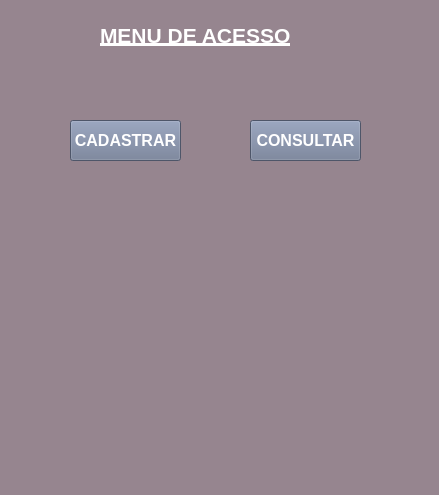
<?xml version="1.0" encoding="UTF-8"?>
<ui version="4.0">
 <class>MainWindow</class>
 <widget class="QMainWindow" name="MainWindow">
  <property name="geometry">
   <rect>
    <x>0</x>
    <y>0</y>
    <width>439</width>
    <height>495</height>
   </rect>
  </property>
  <property name="windowTitle">
   <string>MainWindow</string>
  </property>
  <property name="styleSheet">
   <string notr="true">background-color: rgb(150, 133, 143);</string>
  </property>
  <widget class="QWidget" name="centralwidget">
   <widget class="QLabel" name="label">
    <property name="geometry">
     <rect>
      <x>100</x>
      <y>20</y>
      <width>241</width>
      <height>31</height>
     </rect>
    </property>
    <property name="font">
     <font>
      <pointsize>16</pointsize>
      <weight>75</weight>
      <bold>true</bold>
      <underline>true</underline>
     </font>
    </property>
    <property name="styleSheet">
     <string notr="true">color: rgb(255, 255, 255);</string>
    </property>
    <property name="text">
     <string>MENU DE ACESSO</string>
    </property>
   </widget>
   <widget class="QPushButton" name="pushButton_3">
    <property name="geometry">
     <rect>
      <x>70</x>
      <y>120</y>
      <width>111</width>
      <height>41</height>
     </rect>
    </property>
    <property name="font">
     <font>
      <pointsize>12</pointsize>
      <weight>75</weight>
      <bold>true</bold>
     </font>
    </property>
    <property name="styleSheet">
     <string notr="true">background-color: rgb(109, 121, 147);
color: rgb(255, 255, 255);</string>
    </property>
    <property name="text">
     <string>CADASTRAR</string>
    </property>
   </widget>
   <widget class="QPushButton" name="pushButton_2">
    <property name="geometry">
     <rect>
      <x>250</x>
      <y>120</y>
      <width>111</width>
      <height>41</height>
     </rect>
    </property>
    <property name="font">
     <font>
      <pointsize>12</pointsize>
      <weight>75</weight>
      <bold>true</bold>
     </font>
    </property>
    <property name="styleSheet">
     <string notr="true">background-color: rgb(109, 121, 147);
color: rgb(255, 255, 255);</string>
    </property>
    <property name="text">
     <string>CONSULTAR</string>
    </property>
   </widget>
  </widget>
  <widget class="QMenuBar" name="menubar">
   <property name="geometry">
    <rect>
     <x>0</x>
     <y>0</y>
     <width>439</width>
     <height>21</height>
    </rect>
   </property>
  </widget>
  <widget class="QStatusBar" name="statusbar"/>
 </widget>
 <resources/>
 <connections/>
</ui>
